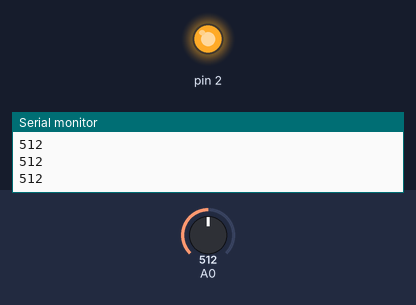
A sketch run on a simulated Arduino Uno, built with avr-gcc and run on an emulated ATmega328P. Parts: output pins drawn as LEDs (lit = HIGH), the last lines printed to the serial monitor. Dashed ring = blinking. Inputs (shaded band) come from the test bench; at power-on: A0 = 512.

Above: at 1.2 s.
1.3 s: A0 set to 490
At 1.75 s:
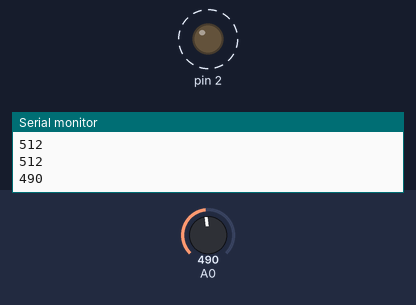
4.3 s: A0 set to 510
At 5.4 s:
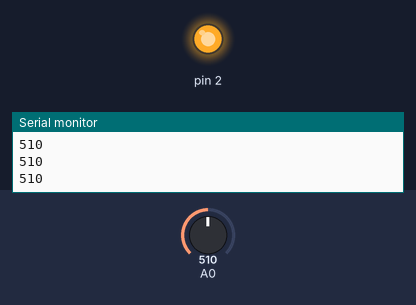
5.8 s: A0 set to 290
At 7.4 s:
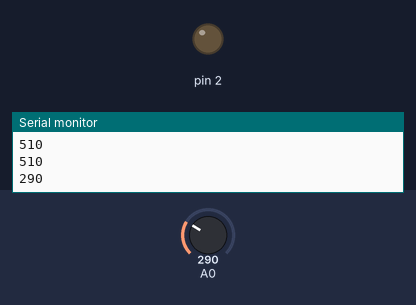
8.8 s: A0 set to 306
At 10.1 s:
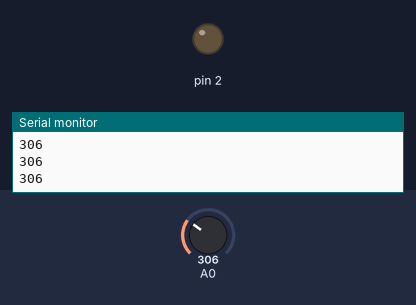
Timing chart, 0 to 11.3 s (numbered marks = the images above; inputs shaded):
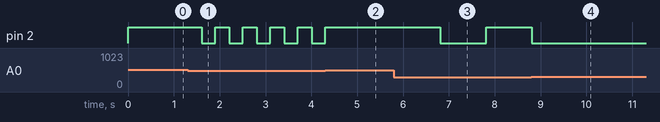

Measured:
- the behaviour switches between 500 and 499 on A0 (found by bisection; images 0 and 1)
- after the input at 1.3 s, pin 2: alternates HIGH for 0.30 s and LOW for 0.30 s, starting after 0.31 s
- after the input at 4.3 s, pin 2: goes on until 4.3 s, then stays HIGH
- after the input at 5.8 s, pin 2: HIGH → LOW after 1.0 s, → HIGH 1.0 s later
- after the input at 8.8 s, pin 2: goes on until 8.8 s, then stays LOW

The sketch:

Potenciometro_Clase.ino
```cpp
//c++ code
void setup() {
  // put your setup code here, to run once:
  Serial.begin(9600);
  pinMode(2, OUTPUT);
}

void loop() {
  // put y our main code here, to run repeatedly:
  int valor = analogRead(A0);
  Serial.println(valor);

  if(valor>=0 && valor<150){
    digitalWrite(2,LOW);
  }
   if(valor>150 && valor<300){
    digitalWrite(2,HIGH);
    delay(1000);
    digitalWrite(2,LOW);
    delay(1000);

  }
   if(valor>350 && valor<500){
    digitalWrite(2,HIGH);
    delay(300);
    digitalWrite(2,LOW);
    delay(300);
  }
   if(valor>350 && valor<=650){
    digitalWrite(2,HIGH);
  }

}
```
